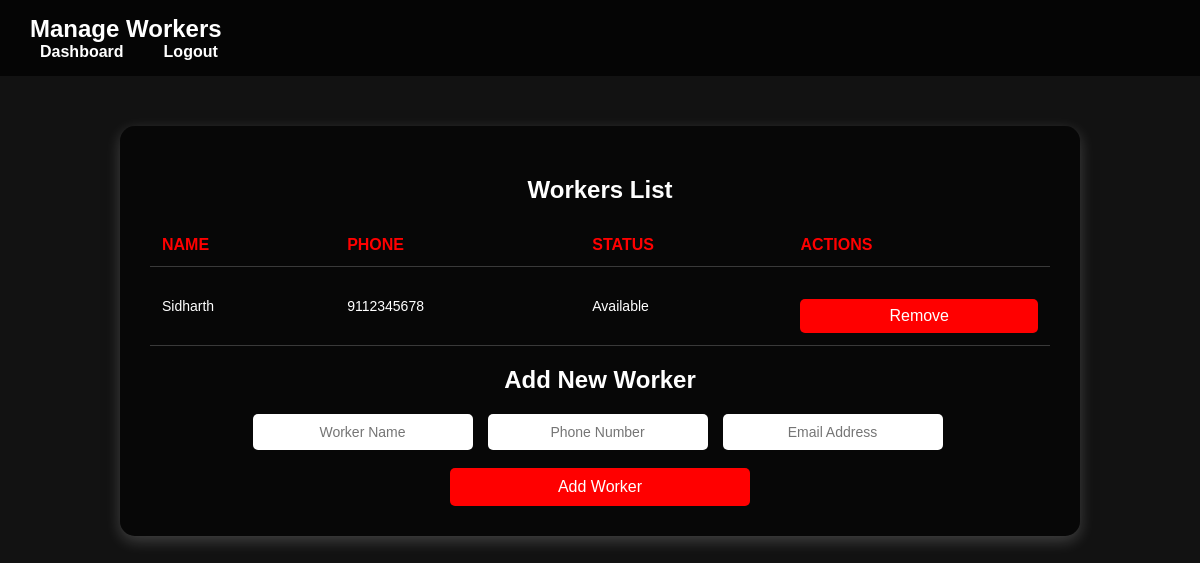
The app's page /manage-workers/ (signed in), older data.
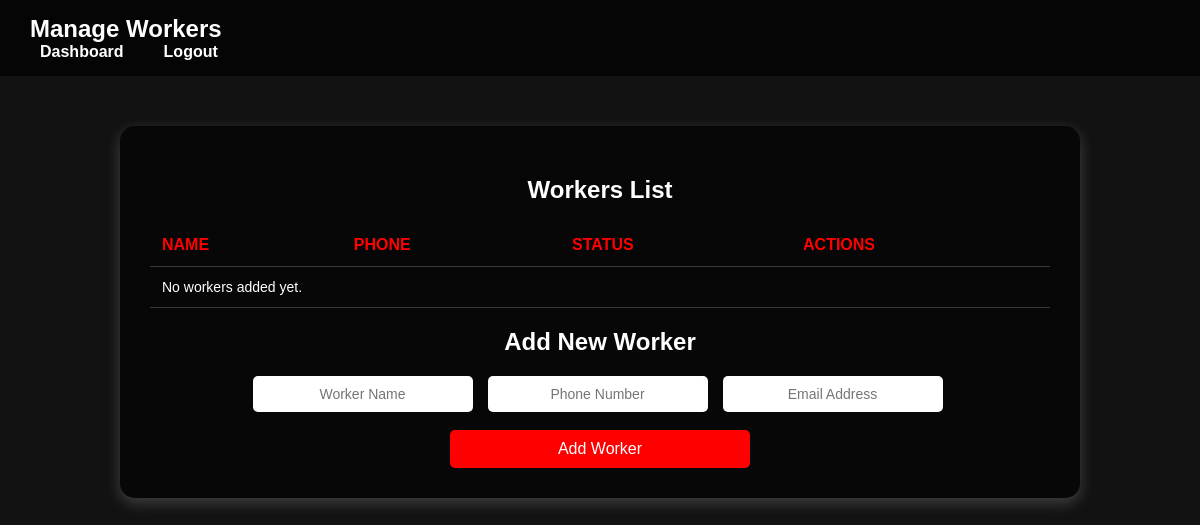
The same page, newer data.
### myapp/models.py (models this page shows, shortened)
class Worker(models.Model):
    garage = models.ForeignKey('Garage', on_delete=models.CASCADE)
    name = models.CharField(max_length=100)
    phone = models.CharField(max_length=15)
    email = models.EmailField(null=True, blank=True)
    STATUS_CHOICES = [
        ('available', 'Available'),
        ('assigned', 'Assigned'),
        ('unavailable', 'Unavailable'),
    ]
    status = models.CharField(max_length=11, choices=STATUS_CHOICES, default='available')
    current_request = models.ForeignKey('Request', null=True, blank=True, on_delete=models.SET_NULL, related_name='assigned_worker')  # Add related_name
    is_active = models.BooleanField(default=True)  # This is the toggle

### myapp/views.py (the view, shortened to what this page needs)
# urls.py: path('manage-workers/', views.manage_workers, name='manage_workers'),
def manage_workers(request):
    garage_id = request.session.get('garage_id')
    if not garage_id:
        return redirect('garage_owner_login')
    garage = Garage.objects.get(id=garage_id)
    workers = Worker.objects.filter(garage=garage)  # Fetch all workers of this garage
    return render(request, 'manage_worker.html', {'garage': garage, 'workers': workers})

### templates/manage_worker.html (shortened to what this page needs)
{% load static %}
<!DOCTYPE html>
<html lang="en">
<head>
    <link rel="stylesheet" href="{% static 'css/manage_workers.css' %}">
</head>
<body>
    <header>
        <nav>
            <h1>Manage Workers</h1>
            <ul>
                <li><a href="{% url 'garage_dashboard' %}">Dashboard</a></li>
                <li><a href="{% url 'logout' %}">Logout</a></li>
            </ul>
        </nav>
    </header>
    <section class="worker-management">
        <h2>Workers List</h2>
        <table>
            <tr>
                <th>Name</th>
                <th>Phone</th>
                <th>Status</th>
                <th>Actions</th>
            </tr>
            {% for worker in workers %}
            <tr>
                <td>{{ worker.name }}</td>
                <td>{{ worker.phone }}</td>
                <td>{{ worker.get_status_display }}</td>
                <td>
                    <form action="{% url 'remove_worker' worker.id %}" method="POST">
                        <button type="submit" class="btn-delete">Remove</button>
                    </form>
                </td>
            </tr>
            {% empty %}
            <tr>
                <td colspan="4">No workers added yet.</td>
            </tr>
            {% endfor %}
        </table>
        <h2>Add New Worker</h2>
        <form action="{% url 'add_worker' %}" method="POST">
            <input type="text" name="name" placeholder="Worker Name" required>
            <input type="tel" name="phone" placeholder="Phone Number" pattern="[\+0-9\-\(\)\s]{10,15}" required>
            <input type="email" name="email" placeholder="Email Address" required>
            <button type="submit">Add Worker</button>
        </form>
    </section>
</body>
</html>

Row changes from the older to the newer data that the page shows:
removed Worker: name "Sidharth", phone "9112345678", status "Available"
Text that changed along with them:
text now shown: "No workers added yet."
